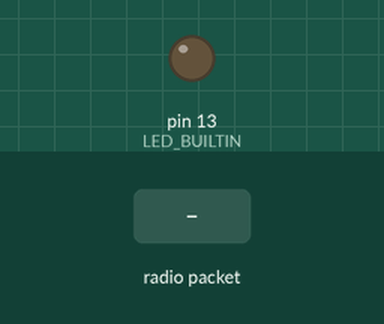
Bench run of a sketch on a simulated Arduino Uno, built with avr-gcc and run on an emulated ATmega328P. Shown: output pins drawn as LEDs (lit = HIGH). Inputs (shaded band) come from the test bench. No radio packets arrive unless stated.

Above: at 1.2 s.
1.3 s: radio packet "THGNLTON" arrives
At 2.5 s:
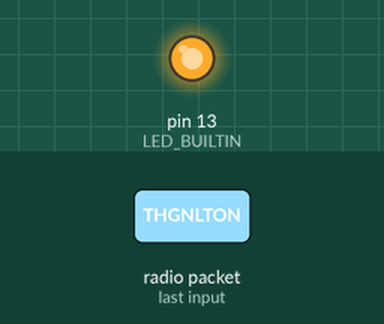
2.8 s: radio packet "THGNLTOF" arrives
At 3.9 s:
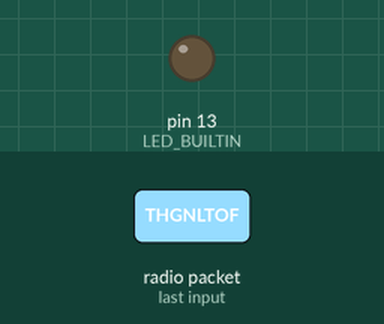
Timing chart, 0 to 5.8 s (numbered marks = the images above; inputs shaded):
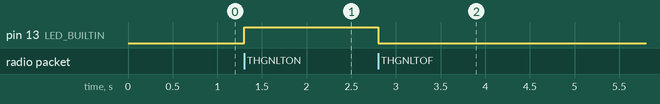

The sketch:

Grdnlight.ino
```cpp
//ON bahçe için abajur aydınlatma


#include <RH_ASK.h>
//#include <SPI.h> // Not actualy used but needed to compile

RH_ASK driver;

void setup()
{
  pinMode(LED_BUILTIN, OUTPUT);
  if (!driver.init()) ;  // Bı komut mutlaka olmalı... **************
  digitalWrite(LED_BUILTIN, LOW);

}

void loop()
{

    rfal();
}


void rfal()
{
    uint8_t buf[8];
    uint8_t buflen = sizeof(buf);
    if (driver.recv(buf, &buflen)) // Non-blocking
    {
       String rdgelen = (char*)buf;
       rdgelen= rdgelen.substring(0,8);
       if(rdgelen == "THGNLTON")  digitalWrite(LED_BUILTIN, HIGH);
       if(rdgelen == "THGNLTOF") digitalWrite(LED_BUILTIN, LOW);


    }

}
```

Measured:
- after the input at 1.3 s, pin 13 (LED_BUILTIN): LOW → HIGH at once
- after the input at 2.8 s, pin 13 (LED_BUILTIN): HIGH → LOW at once
